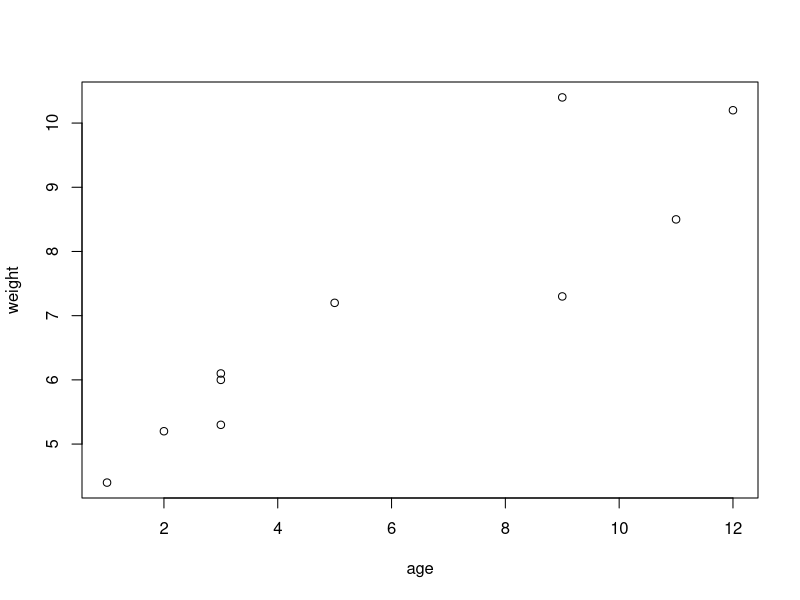
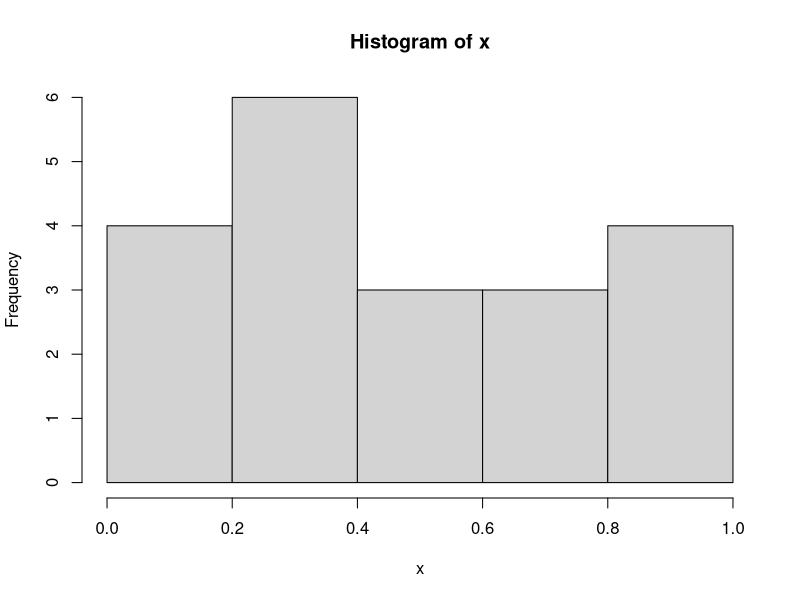
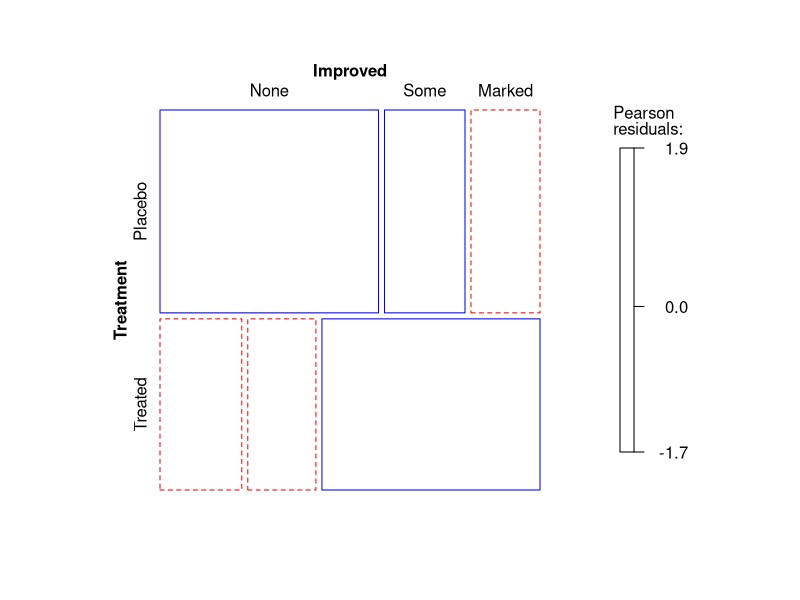
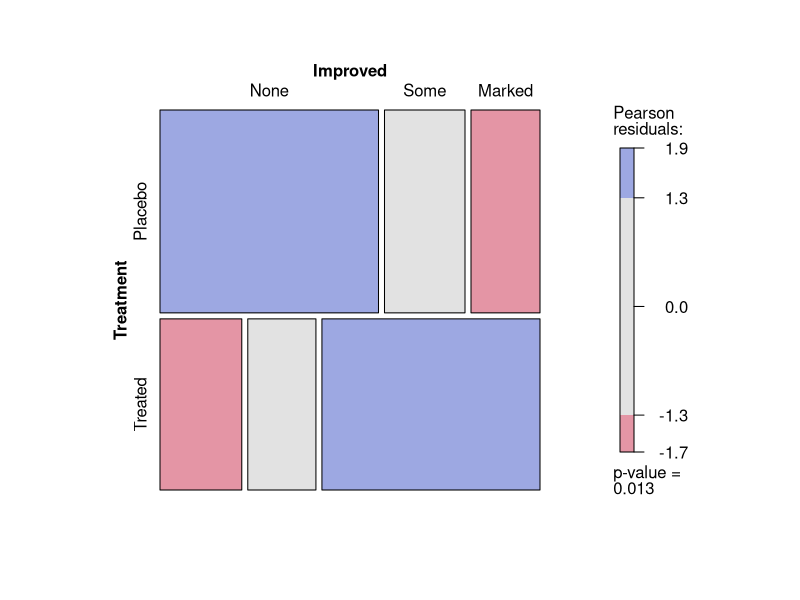

The R script that drew these images, in order: (Note: this script raises an error after producing the figures.)

########################################################
#
# QMB 6358: Software for Business Analytics
# Getting StaRted with R
#
# Lealand Morin, Ph.D.
# Assistant Professor
# Department of Economics
# College of Business
# University of Central Florida
#
# December 20, 2021
#
########################################################
#
# Sample code from scripts to accompany
# R in Action: Introduction to R,
# by Robert I. Kabacoff.
# https://www.manning.com/books/r-in-action
#
########################################################


#------------------------------------------------------#
# R in Action: Chapter 1                               #
#------------------------------------------------------#


# Listing 1.1 - A Sample R session

# Before we read in some data from a file,
# define some vectors of variables using the c() function.
# This function concatenates variables into a vector.

age <- c(1, 3, 5, 2, 11, 9, 3, 9, 12, 3)
weight <- c(4.4, 5.3, 7.2, 5.2, 8.5, 7.3, 6, 10.4,
    10.2, 6.1)
# You can end a command on the next line
# as long as the line terminates with an operator
# that indicates an unfinished command.


# Now calculate some statistics with these variables.

# Calculate the mean:
mean(weight)

# Calculate the standard deviation:
sd(weight)

# Calculate the correlation between two variables:
cor(age, weight)

# R comes standard with several tools for
# statistical analysis as well as graphics.

plot(age, weight)
# The default version is a very simple
# black-and-white scattergraph but we will learn how to
# use R for richer data visualization.


# Listing 1.2 - An example of commands used to manage
# the R Workspace.

# Change the next line to assign wd_path a valid directory
# on your computer.

wd_path <- '~/Teaching/QMB6358_Fall_2020/GitRepos/QMB6358F20/demo_05_R_intro'
setwd(wd_path)

# We can use the runif() function to generate
# uniformly distributed random variables.
x <- runif(20)

# The summary() command is the basic function
# for investigating new data.
summary(x)

# The hist() function plots a histogram.
hist(x)

# You can save the history of your commands in a session with
# savehistory()
# and also save the state of your session,
# including all the values of variables in memory, with
# save.image()

# Although useful, this is not recommended
# because the state of your workspace can always
# be recreated with your data and your script.
# You should develop the habit of writing code in a script
# so that it preserves your analysis.



# Listing 1.3 - Working with a new package

# So far, we have seen several built-in functions.
# The full functionality of R is achieved by
# installing packages of functions developed
# by other users in the R community.

# The package vcd is used to Visualizing Categorical Data.
# Install packages with the install.packages() function:
install.packages("vcd")

# The package needs only be installed once,
# unless you want to update the version.
# Once installed, you need to attach the package
# with the library() function.
library(vcd)

# Now, all the functions in the vcd library are available
# to use in your workspace.


# You can obtain a description of the functions available
# in a package.
help(package = "vcd")

# Many packages contain sample datasets to use as examples
# of the functionality.

help(Arthritis)

# Display the dataset (since it is small)
Arthritis


# Find the examples corresponding to the datasets with example()
example(Arthritis)

# You can copy the text for a command that uses this dataset
art <- xtabs(~ Treatment + Improved, data = Arthritis, subset = Sex == "Female")
# Hit <Return> to cycle through the plots.



# Getting Help

# We saw the help function used above.
# It can be used in many ways.
# You can find many resources to get you started with help.
help.start()

# If you know the name of a function, such as ```lm```,
# you can type either
'?'(lm)
# or
help(lm)
# You can also type keywords in the help window in RStudio.


#--------------------------------------------------------#
# R in Action: Chapter 2                                 #
#--------------------------------------------------------#

# Using the c() function, you can create vectors
# with many types of variables.

a <- c(1, 2, 5, 3, 6, -2, 4)
b <- c("one", "two", "three")
c <- c(TRUE, TRUE, TRUE, FALSE, TRUE, FALSE)

# Once a vector exists in memory,
# you can recall any of the elements
# by using vector subscripts

# By the index number:
a[3]
# With a vector of index numbers:
a[c(1, 3, 5)]
# By a sequence of consecutive index numbers
a[2:6]

# It can often be difficult to remember the element number
# you are looking for.
# For some data types, such as matrices and arrays,
# R allows you to name each row and column
# to reference the elements.


# Listing 2.1 - Creating Matrices

# Create a matrix with the matrix() function.
y <- matrix(1:20, nrow = 5, ncol = 4)
y

# You can populate the values and name them in one step.
cells <- c(1, 26, 24, 68)
rnames <- c("R1", "R2")
cnames <- c("C1", "C2")
mymatrix <- matrix(cells, nrow = 2, ncol = 2, byrow = TRUE,
                   dimnames = list(rnames, cnames))
mymatrix

# Now you can call the values by name.
mymatrix['R2', 'C2']

# It may be more convenient to enter the values
# by cycling through columns one row at a time.
mymatrix <- matrix(cells, nrow = 2, ncol = 2, byrow = FALSE,
                   dimnames = list(rnames, cnames))
mymatrix



# Listing 2.2 - Using matrix subscripts

# Define another matrix so that we can easily see the pattern.
x <- matrix(1:10, nrow = 2)
x

# Matrices are two-dimensional objects, so you reference an element
# with two indices or names in square brackets.
x[2, ]
x[, 2]
x[1, 4]
x[1, c(4, 5)]
# Leaving an index blank selects all values in that dimension.


# Listing 2.3 - Creating an array

# You need not stop in two dimensions.
# As in Python, you can store data in higher-dimensional arrays.
dim1 <- c("A1", "A2")
dim2 <- c("B1", "B2", "B3")
dim3 <- c("C1", "C2", "C3", "C4")
z <- array(1:24, c(2, 3, 4), dimnames = list(dim1,
                                             dim2, dim3))
z

# The notation is similar to that for matrices.


# Listing 2.4 - Creating a dataframe

# For tstatistical analysis, the most useful data type
# is a data frame, which can hold several types of data together.

patientID <- c(1, 2, 3, 4)
age <- c(25, 34, 28, 52)
diabetes <- c("Type1", "Type2", "Type1", "Type1")
status <- c("Poor", "Improved", "Excellent", "Poor")
patientdata <- data.frame(patientID, age, diabetes,
                          status)
patientdata

# A data frame contains data organized into columns
# with each column holding a variable of the same type.


# Listing 2.5 - Specifying elements of a dataframe

# As with matrices, you can reference elements
# by name or by number.

patientdata[1:2]
patientdata[c("diabetes", "status")]
patientdata$age



# Listing 2.6 - Using factors

# The data type "factor" is used to store categorical data,
# which often arises in statistical analysis.

patientID <- c(1, 2, 3, 4)
age <- c(25, 34, 28, 52)
diabetes <- c("Type1", "Type2", "Type1", "Type1")
status <- c("Poor", "Improved", "Excellent", "Poor")
diabetes <- factor(diabetes)
status <- factor(status, order = TRUE)
patientdata <- data.frame(patientID, age, diabetes,
                          status)

# Inspect the contents of this data frame.
str(patientdata)
summary(patientdata)



#  Listing 2.7 - Creating a list

# A list is a special type of object that can store
# multiple kinds of data in an unstructured way.

g <- "My First List"
h <- c(25, 26, 18, 39)
j <- matrix(1:10, nrow = 5)
k <- c("one", "two", "three")
mylist <- list(title = g, ages = h, j, k)
mylist

# You can inspect the contents with commands similar
# to those for matrices and data frames.

mylist$title
mylist$ages
mylist[4]




########################################################
# End
########################################################
